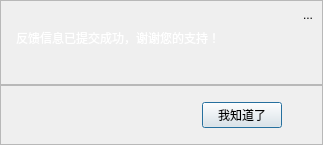
<?xml version="1.0" encoding="UTF-8"?>
<ui version="4.0">
 <class>Dialog</class>
 <widget class="QDialog" name="Dialog">
  <property name="geometry">
   <rect>
    <x>0</x>
    <y>0</y>
    <width>323</width>
    <height>145</height>
   </rect>
  </property>
  <property name="windowTitle">
   <string>Dialog</string>
  </property>
  <property name="styleSheet">
   <string notr="true">background-image:url(:/icons/bgxx.jpg);</string>
  </property>
  <layout class="QVBoxLayout" name="verticalLayout_3">
   <property name="spacing">
    <number>0</number>
   </property>
   <property name="margin">
    <number>0</number>
   </property>
   <item>
    <layout class="QVBoxLayout" name="verticalLayout_2">
     <property name="spacing">
      <number>0</number>
     </property>
     <property name="topMargin">
      <number>0</number>
     </property>
     <property name="bottomMargin">
      <number>0</number>
     </property>
     <item>
      <widget class="QFrame" name="frame">
       <property name="maximumSize">
        <size>
         <width>16777215</width>
         <height>120</height>
        </size>
       </property>
       <property name="styleSheet">
        <string notr="true">background-image:url(:/Imag/Imag/Message_Background_login.png);</string>
       </property>
       <property name="frameShape">
        <enum>QFrame::StyledPanel</enum>
       </property>
       <property name="frameShadow">
        <enum>QFrame::Raised</enum>
       </property>
       <layout class="QVBoxLayout" name="verticalLayout_5">
        <property name="spacing">
         <number>0</number>
        </property>
        <property name="margin">
         <number>0</number>
        </property>
        <item>
         <layout class="QVBoxLayout" name="verticalLayout_4">
          <property name="spacing">
           <number>0</number>
          </property>
          <item>
           <layout class="QHBoxLayout" name="horizontalLayout_2">
            <property name="spacing">
             <number>0</number>
            </property>
            <item>
             <spacer name="horizontalSpacer_3">
              <property name="orientation">
               <enum>Qt::Horizontal</enum>
              </property>
              <property name="sizeHint" stdset="0">
               <size>
                <width>40</width>
                <height>20</height>
               </size>
              </property>
             </spacer>
            </item>
            <item>
             <widget class="QToolButton" name="QButton_Exit">
              <property name="minimumSize">
               <size>
                <width>28</width>
                <height>28</height>
               </size>
              </property>
              <property name="maximumSize">
               <size>
                <width>28</width>
                <height>28</height>
               </size>
              </property>
              <property name="styleSheet">
               <string notr="true">QToolButton:hover {
border:5px;
background-color:rgb(255, 85, 0) ;
}
QToolButton{
border-radius: 4px;
selection-background-color: darkgray;
lineedit-password-character: 9679;
selection-color: #0a214c;
background-color:(0,0,0,0);
background-image:url(:/icons/bgxx.jpg);
}
</string>
              </property>
              <property name="text">
               <string>...</string>
              </property>
              <property name="icon">
               <iconset resource="UI_Resource.qrc">
                <normaloff>:/Imag/Imag/close.png</normaloff>:/Imag/Imag/close.png</iconset>
              </property>
              <property name="iconSize">
               <size>
                <width>28</width>
                <height>28</height>
               </size>
              </property>
             </widget>
            </item>
           </layout>
          </item>
          <item>
           <layout class="QHBoxLayout" name="horizontalLayout_3">
            <property name="spacing">
             <number>0</number>
            </property>
            <item>
             <spacer name="horizontalSpacer_4">
              <property name="orientation">
               <enum>Qt::Horizontal</enum>
              </property>
              <property name="sizeType">
               <enum>QSizePolicy::Maximum</enum>
              </property>
              <property name="sizeHint" stdset="0">
               <size>
                <width>15</width>
                <height>20</height>
               </size>
              </property>
             </spacer>
            </item>
            <item>
             <widget class="QLabel" name="label_4">
              <property name="styleSheet">
               <string notr="true">color:rgb(255, 255, 255);
</string>
              </property>
              <property name="text">
               <string>反馈信息已提交成功，谢谢您的支持！</string>
              </property>
              <property name="alignment">
               <set>Qt::AlignLeading|Qt::AlignLeft|Qt::AlignTop</set>
              </property>
             </widget>
            </item>
           </layout>
          </item>
         </layout>
        </item>
       </layout>
      </widget>
     </item>
     <item>
      <widget class="QFrame" name="frame_2">
       <property name="maximumSize">
        <size>
         <width>16777215</width>
         <height>60</height>
        </size>
       </property>
       <property name="styleSheet">
        <string notr="true"/>
       </property>
       <property name="frameShape">
        <enum>QFrame::StyledPanel</enum>
       </property>
       <property name="frameShadow">
        <enum>QFrame::Raised</enum>
       </property>
       <layout class="QVBoxLayout" name="verticalLayout">
        <property name="spacing">
         <number>0</number>
        </property>
        <property name="margin">
         <number>0</number>
        </property>
        <item>
         <layout class="QHBoxLayout" name="horizontalLayout">
          <property name="spacing">
           <number>0</number>
          </property>
          <item>
           <spacer name="horizontalSpacer">
            <property name="orientation">
             <enum>Qt::Horizontal</enum>
            </property>
            <property name="sizeHint" stdset="0">
             <size>
              <width>40</width>
              <height>20</height>
             </size>
            </property>
           </spacer>
          </item>
          <item>
           <widget class="QPushButton" name="pushButton">
            <property name="maximumSize">
             <size>
              <width>80</width>
              <height>16777215</height>
             </size>
            </property>
            <property name="styleSheet">
             <string notr="true">background-image:url(:/Imag/Imag/XXX.png);</string>
            </property>
            <property name="text">
             <string>我知道了</string>
            </property>
           </widget>
          </item>
          <item>
           <spacer name="horizontalSpacer_2">
            <property name="orientation">
             <enum>Qt::Horizontal</enum>
            </property>
            <property name="sizeType">
             <enum>QSizePolicy::Minimum</enum>
            </property>
            <property name="sizeHint" stdset="0">
             <size>
              <width>40</width>
              <height>20</height>
             </size>
            </property>
           </spacer>
          </item>
         </layout>
        </item>
       </layout>
      </widget>
     </item>
    </layout>
   </item>
  </layout>
 </widget>
 <resources>
  <include location="UI_Resource.qrc"/>
 </resources>
 <connections>
  <connection>
   <sender>QButton_Exit</sender>
   <signal>clicked()</signal>
   <receiver>Dialog</receiver>
   <slot>close()</slot>
   <hints>
    <hint type="sourcelabel">
     <x>405</x>
     <y>16</y>
    </hint>
    <hint type="destinationlabel">
     <x>216</x>
     <y>66</y>
    </hint>
   </hints>
  </connection>
  <connection>
   <sender>pushButton</sender>
   <signal>clicked()</signal>
   <receiver>Dialog</receiver>
   <slot>close()</slot>
   <hints>
    <hint type="sourcelabel">
     <x>315</x>
     <y>111</y>
    </hint>
    <hint type="destinationlabel">
     <x>216</x>
     <y>66</y>
    </hint>
   </hints>
  </connection>
 </connections>
</ui>
